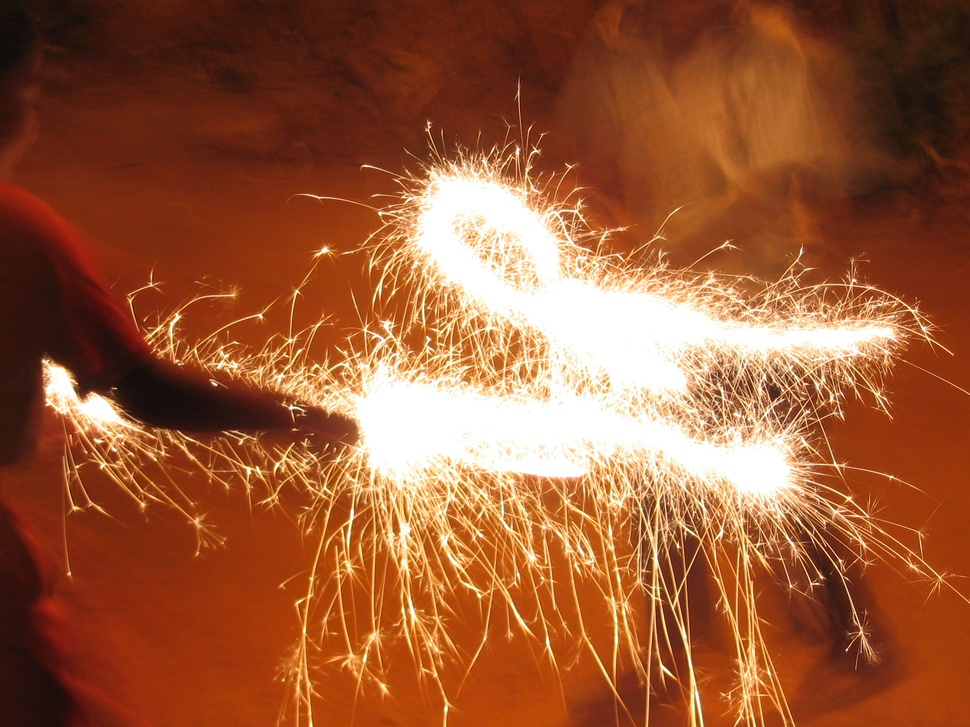
#> input picture Examples/Python/Working_with_Images/diwali-1179941.jpg, 970 x 727 px, shrunk from 2048 x 1536 before the run, found by its file name
$ python Imaging.py
#> lines starting #> are read from the running program, lines starting #| are printed output that depends on the picture
from PIL import Image, ImageEnhance

def main():
    im1 = Image.open("Examples\Python\Working_with_Images\diwali-1179941.jpg")
#> im1 is the input picture: PIL image 970x727 RGB; mean R, G, B 153.4, 88.5, 54.4
    color_enhancer = ImageEnhance.Color(im1)
    new_image = color_enhancer.enhance(.5)
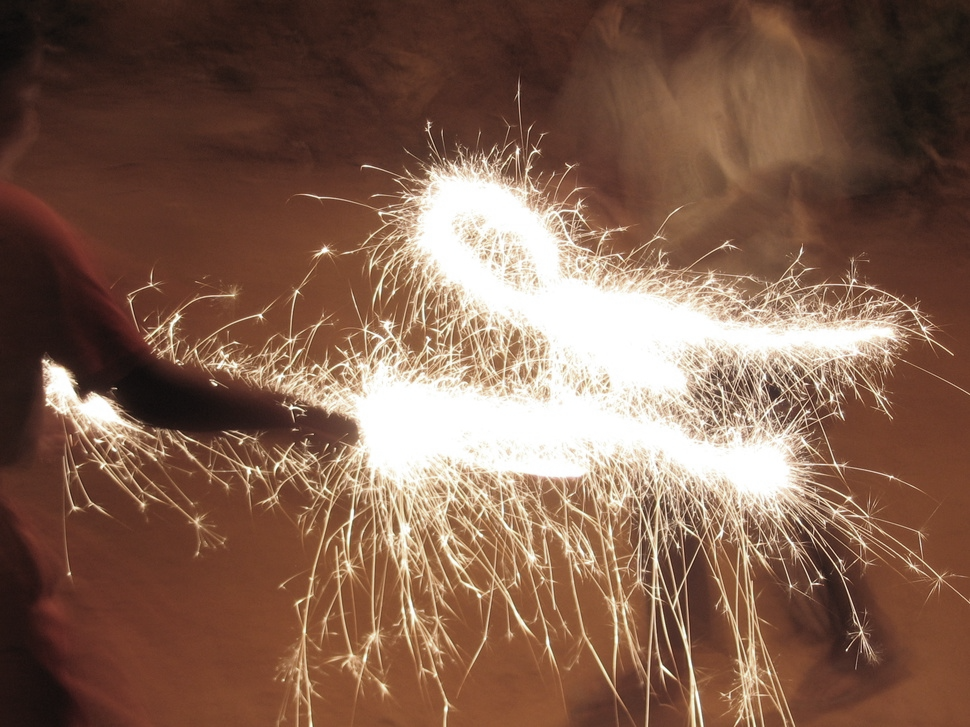
#> new_image: PIL image 970x727 RGB; mean R, G, B 128.5, 96, 79
    Image._show(new_image)

main()

$ run again, with Examples/Python/Working_with_Images/summer-holiday-1188633.jpg copied over Examples/Python/Working_with_Images/diwali-1179941.jpg
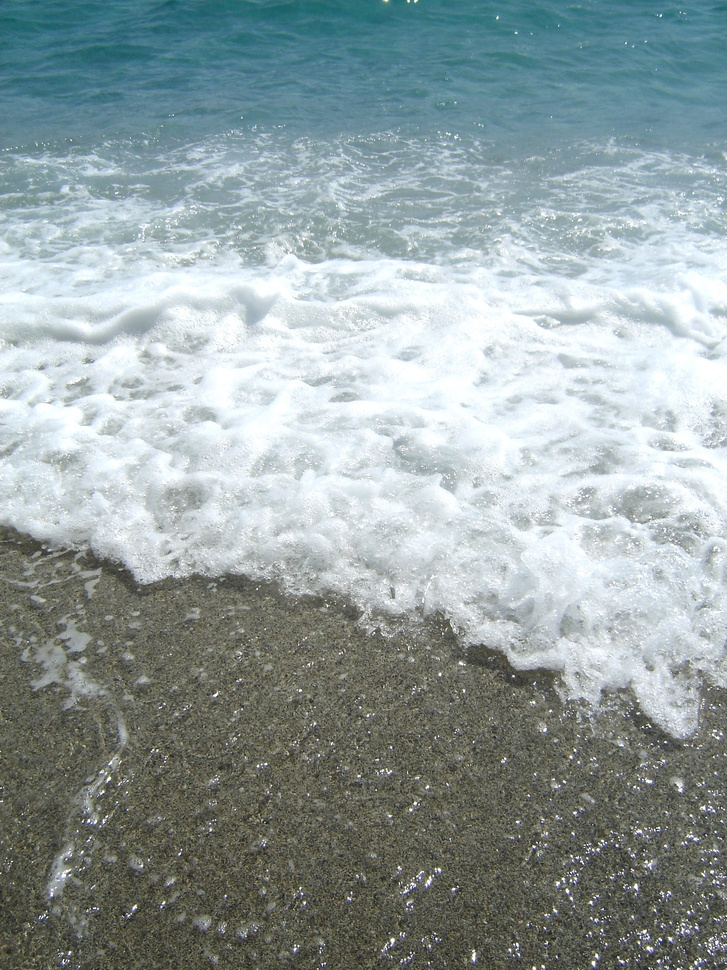
#> input picture Examples/Python/Working_with_Images/summer-holiday-1188633.jpg, 727 x 970 px, shrunk from 1728 x 2304 before the run, found by its file name
#> in main, im1 is the input picture: PIL image 727x970 RGB; mean R, G, B 147, 159.9, 160.4
#> in main, `new_image = color_enhancer.enhance(.5)`:
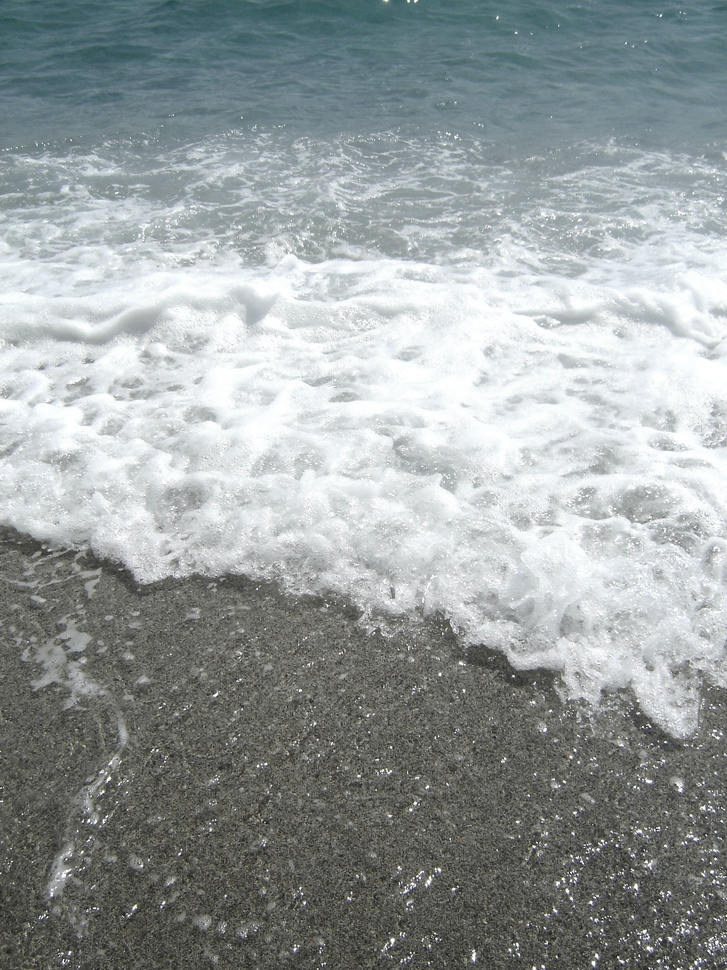
#> new_image: PIL image 727x970 RGB; mean R, G, B 151.3, 157.8, 158
